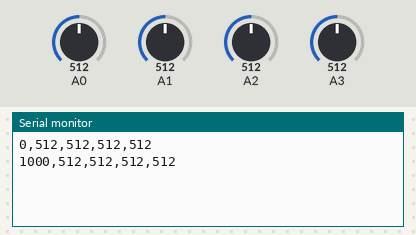
Bench run of a sketch on a simulated Arduino Uno, built with avr-gcc and run on an emulated ATmega328P. Parts: the last lines printed to the serial monitor. The test bench sets the inputs (shaded band); at power-on: A0 = 512, A1 = 512, A2 = 512, A3 = 512.

Above: at 1.8 s.
1.9 s: A0 set to 716
At 2.8 s:
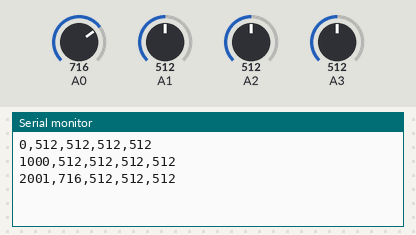
3.4 s: A1 set to 716
At 4.7 s:
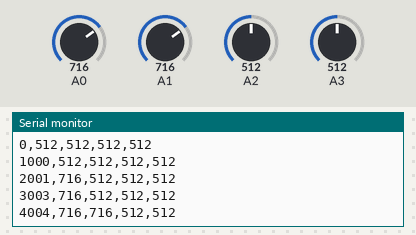
4.9 s: A2 set to 716
At 5.8 s:
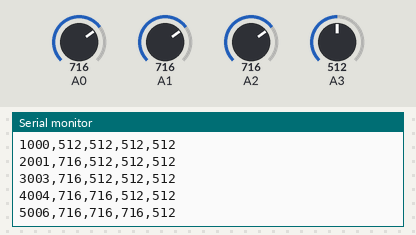
6.4 s: A3 set to 716
At 7.5 s:
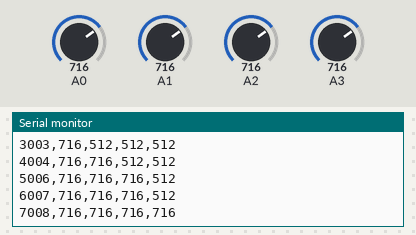
7.9 s: A0 set to 992
At 8.8 s:
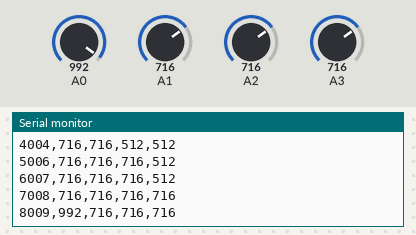
9.4 s: A1 set to 992
At 10.8 s:
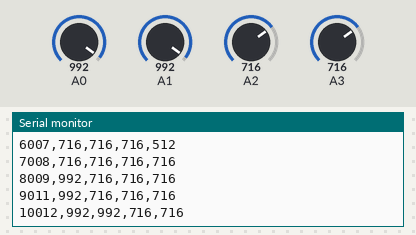
Timing chart, 0 to 11.9 s (numbered marks = the images above; inputs shaded):
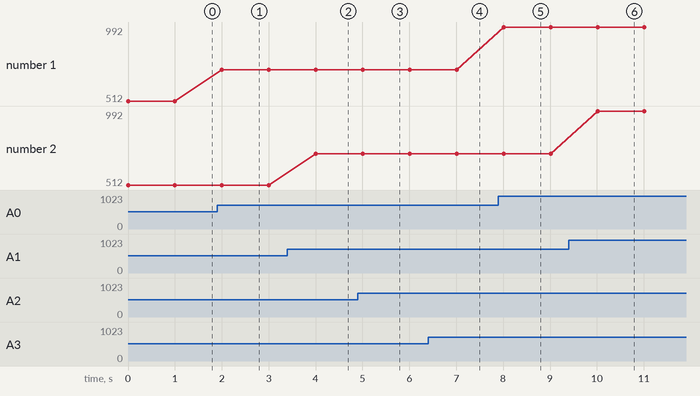

Measured:
- after the input at 1.9 s, the serial monitor: prints a new line after 0.10 s (image 1)
- after the input at 3.4 s, the serial monitor: prints a new line after 0.61 s (image 2)
- after the input at 4.9 s, the serial monitor: prints a new line after 0.11 s (image 3)
- after the input at 6.4 s, the serial monitor: prints a new line after 0.61 s (image 4)
- after the input at 7.9 s, the serial monitor: prints a new line after 0.11 s (image 5)
- after the input at 9.4 s, the serial monitor: prints a new line after 0.61 s (image 6)
- plotted number 1: 512 → 716 after the input at 1.9 s, 716 → 992 after the input at 7.9 s

The sketch:

AnalogReader.ino
```cpp
int N=4;
int t=1000;

void setup() {
  // put your setup code here, to run once:
  Serial.begin(9600);
}

void loop() {
  // put your main code here, to run repeatedly:
  Serial.print(millis());
  Serial.print(",");
  for(int i=0; i<N; i++){
    Serial.print(analogRead(i));
    if(i<N-1){
      Serial.print(",");
    }
  }
  Serial.print("\n");
  delay(t);
}
```
